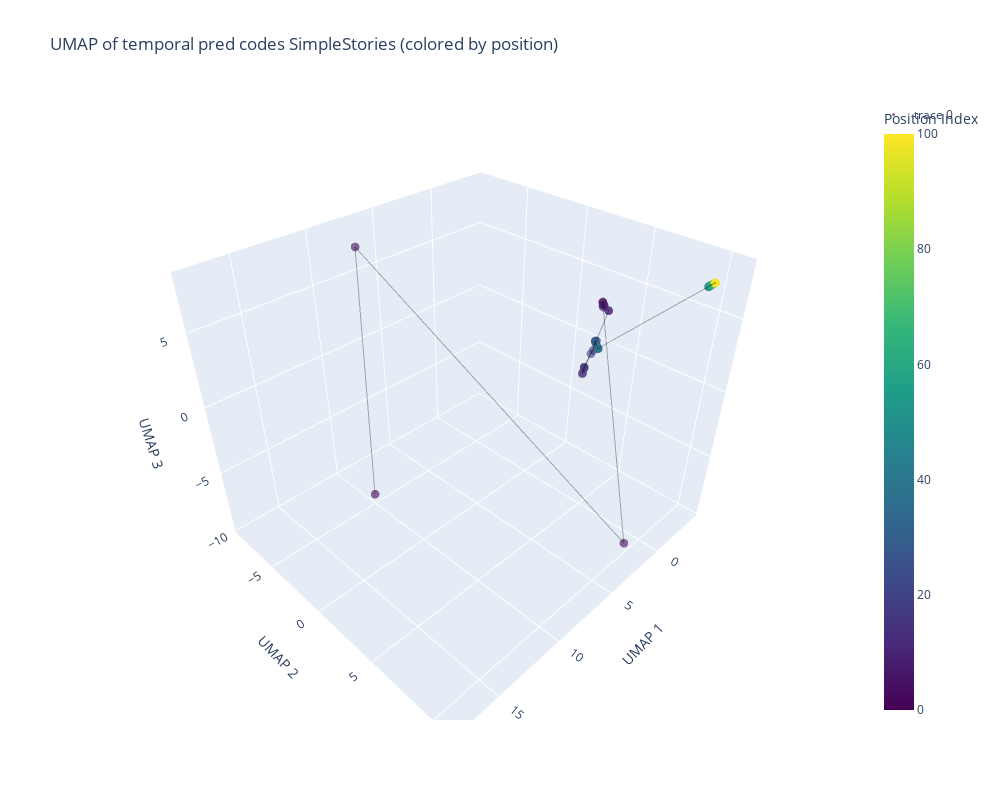

Notebook code cell kept with this figure:
### Code cell
# Create trace data
traces = []

if n_dims == 2:
    # 2D plot
    traces.append(
        go.Scatter(
            x=embedding_flat[:, 0],
            y=embedding_flat[:, 1],
            mode="markers",
            marker=dict(
                size=8,
                color=pos_labels_flat,
                colorscale="Viridis",
                showscale=True,
                colorbar=dict(title="Position Index"),
                opacity=0.6,
            ),
            text=hover_texts,
            hovertemplate="%{text}<br>UMAP1: %{x:.2f}<br>UMAP2: %{y:.2f}<extra></extra>",
        )
    )

    # Add sequence connection lines
    if CONNECT_SEQUENCES is not None:
        # Determine which sequences to connect
        if isinstance(CONNECT_SEQUENCES, list):
            sequences_to_connect = CONNECT_SEQUENCES
        else:
            # If not a list (e.g., True), connect all sequences
            sequences_to_connect = range(batch_size)

        for b in sequences_to_connect:
            if b < batch_size:  # Validate index
                traces.append(
                    go.Scatter(
                        x=embedding[b, :, 0],
                        y=embedding[b, :, 1],
                        mode="lines",
                        line=dict(color="black", width=2),
                        opacity=0.3,
                        showlegend=False,
                        hoverinfo="skip",
                    )
                )

    # Create interactive 2D plot
    fig = go.Figure(data=traces)

    fig.update_layout(
        title=f"{title_prefix} (colored by position)",
        xaxis_title="UMAP 1",
        yaxis_title="UMAP 2",
        width=1000,
        height=800,
    )

elif n_dims == 3:
    # 3D plot
    traces.append(
        go.Scatter3d(
            x=embedding_flat[:, 0],
            y=embedding_flat[:, 1],
            z=embedding_flat[:, 2],
            mode="markers",
            marker=dict(
                size=3,
                color=pos_labels_flat,
                colorscale="Viridis",
                showscale=True,
                colorbar=dict(title="Position Index"),
                opacity=0.6,
            ),
            text=hover_texts,
            hovertemplate="%{text}<br>UMAP1: %{x:.2f}<br>UMAP2: %{y:.2f}<br>UMAP3: %{z:.2f}<extra></extra>",
        )
    )

    # Add sequence connection lines
    if CONNECT_SEQUENCES is not None:
        # Determine which sequences to connect
        if isinstance(CONNECT_SEQUENCES, list):
            sequences_to_connect = CONNECT_SEQUENCES
        else:
            # If not a list (e.g., True), connect all sequences
            sequences_to_connect = range(batch_size)

        for b in sequences_to_connect:
            if b < batch_size:  # Validate index
                traces.append(
                    go.Scatter3d(
                        x=embedding[b, :, 0],
                        y=embedding[b, :, 1],
                        z=embedding[b, :, 2],
                        mode="lines",
                        line=dict(color="black", width=2),
                        opacity=0.3,
                        showlegend=False,
                        hoverinfo="skip",
                    )
                )

    # Create interactive 3D plot
    fig = go.Figure(data=traces)

    fig.update_layout(
        title=f"{title_prefix} (colored by position)",
        scene=dict(xaxis_title="UMAP 1", yaxis_title="UMAP 2", zaxis_title="UMAP 3"),
        width=1000,
        height=800,
    )

else:
    raise ValueError(f"n_dims must be 2 or 3, got {n_dims}")

fig.show()

### Figure 1 — Plotly figure (JSON) as saved in the notebook; plotly's stock layout.template omitted (floating-point values rounded to 4 significant figures)
{"data": [{"hovertemplate": "%{text}<br>UMAP1: %{x:.2f}<br>UMAP2: %{y:.2f}<br>UMAP3: %{z:.2f}<extra></extra>", "marker": {"color": [0, 1, 2, 3, 4, 5, 6, 7, 8, 9, 10, 11, 12, 13, 14, 15, 16, 17, 18, 19, 20, 21, 22, 23, 24, 25, 26, 27, 28, 29, 30, 31, 32, 33, 34, 35, 36, 37, 38, 39, 40, 41, 42, 43, 44, 45, 46, 47, 48, 49, 50, 51, 52, 53, 54, 55, 56, 57, 58, 59, 60, 61, 62, 63, 64, 65, 66, 67, 68, 69, 70, 71, 72, 73, 74, 75, 76, 77, 78, 79, 80, 81, 82, 83, 84, 85, 86, 87, 88, 89, 90, 91, 92, 93, 94, 95, 96, 97, 98, 100], "colorbar": {"title": {"text": "Position Index"}}, "colorscale": [[0, "#440154"], [0.1111, "#482878"], [0.2222, "#3e4989"], [0.3333, "#31688e"], [0.4444, "#26828e"], [0.5556, "#1f9e89"], [0.6667, "#35b779"], [0.7778, "#6ece58"], [0.8889, "#b5de2b"], [1, "#fde725"]], "opacity": 0.6, "showscale": true, "size": 3}, "mode": "markers", "text": ["Position: 0<br>Story: <b><bos></b>", "Position: 1<br>Story: <bos><b>Rain</b>", "Position: 2<br>Story: <bos>Rain<b> poured</b>", "Position: 3<br>Story: <bos>Rain poured<b> down</b>", "Position: 4<br>Story: <bos>Rain poured down<b> on</b>", "Position: 5<br>Story: <bos>Rain poured down on<b> the</b>", "Position: 6<br>Story: <bos>Rain poured down on the<b> tiny</b>", "Position: 7<br>Story: <bos>Rain poured down on the tiny<b> town</b>", "Position: 8<br>Story: <bos>Rain poured down on the tiny town<b>,</b>", "Position: 9<br>Story: <bos>Rain poured down on the tiny town,<b> and</b>", "Position: 10<br>Story: <bos>Rain poured down on the tiny town, and<b> I</b>", "Position: 11<br>Story: <bos>Rain poured down on the tiny town, and I<b> watched</b>", "Position: 12<br>Story: <bos>Rain poured down on the tiny town, and I watched<b> from</b>", "Position: 13<br>Story: <bos>Rain poured down on the tiny town, and I watched from<b> my</b>", "Position: 14<br>Story: <bos>Rain poured down on the tiny town, and I watched from my<b> secret</b>", "Position: 15<br>Story: <bos>Rain poured down on the tiny town, and I watched from my secret<br><b> lair</b>", "Position: 16<br>Story: <bos>Rain poured down on the tiny town, and I watched from my secret<br> lair<b>.</b>", "Position: 17<br>Story: <bos>Rain poured down on the tiny town, and I watched from my secret<br> lair.<b> I</b>", "Position: 18<br>Story: <bos>Rain poured down on the tiny town, and I watched from my secret<br> lair. I<b>,</b>", "Position: 19<br>Story: <bos>Rain poured down on the tiny town, and I watched from my secret<br> lair. I,<b> a</b>", "Position: 20<br>Story: <bos>Rain poured down on the tiny town, and I watched from my secret<br> lair. I, a<b> master</b>", "Position: 21<br>Story: <bos>Rain poured down on the tiny town, and I watched from my secret<br> lair. I, a master<b> of</b>", "Position: 22<br>Story: <bos>Rain poured down on the tiny town, and I watched from my secret<br> lair. I, a master of<b> evil</b>", "Position: 23<br>Story: <bos>Rain poured down on the tiny town, and I watched from my secret<br> lair. I, a master of evil<b>,</b>", "Position: 24<br>Story: <bos>Rain poured down on the tiny town, and I watched from my secret<br> lair. I, a master of evil,<b> had</b>", "Position: 25<br>Story: <bos>Rain poured down on the tiny town, and I watched from my secret<br> lair. I, a master of evil, had<b> an</b>", "Position: 26<br>Story: <bos>Rain poured down on the tiny town, and I watched from my secret<br> lair. I, a master of evil, had an<b> idea</b>", "Position: 27<br>Story: <bos>Rain poured down on the tiny town, and I watched from my secret<br> lair. I, a master of evil, had an idea<b> brewing</b>", "Position: 28<br>Story: <bos>Rain poured down on the tiny town, and I watched from my secret<br> lair. I, a master of evil, had an idea brewing<b> in</b>", "Position: 29<br>Story: <bos>Rain poured down on the tiny town, and I watched from my secret<br> lair. I, a master of evil, had an idea brewing in<b> my</b>", "Position: 30<br>Story: <bos>Rain poured down on the tiny town, and I watched from my secret<br> lair. I, a master of evil, had an idea brewing in my<br><b> mind</b>", "Position: 31<br>Story: <bos>Rain poured down on the tiny town, and I watched from my secret<br> lair. I, a master of evil, had an idea brewing in my<br> mind<b>.</b>", "Position: 32<br>Story: <bos>Rain poured down on the tiny town, and I watched from my secret<br> lair. I, a master of evil, had an idea brewing in my<br> mind.<b> \"</b>", "Position: 33<br>Story: <bos>Rain poured down on the tiny town, and I watched from my secret<br> lair. I, a master of evil, had an idea brewing in my<br> mind. \"<b>Today</b>", "Position: 34<br>Story: <bos>Rain poured down on the tiny town, and I watched from my secret<br> lair. I, a master of evil, had an idea brewing in my<br> mind. \"Today<b>,</b>", "Position: 35<br>Story: <bos>Rain poured down on the tiny town, and I watched from my secret<br> lair. I, a master of evil, had an idea brewing in my<br> mind. \"Today,<b> I</b>", "Position: 36<br>Story: <bos>Rain poured down on the tiny town, and I watched from my secret<br> lair. I, a master of evil, had an idea brewing in my<br> mind. \"Today, I<b> will</b>", "Position: 37<br>Story: <bos>Rain poured down on the tiny town, and I watched from my secret<br> lair. I, a master of evil, had an idea brewing in my<br> mind. \"Today, I will<b> flood</b>", "Position: 38<br>Story: <bos>Rain poured down on the tiny town, and I watched from my secret<br> lair. I, a master of evil, had an idea brewing in my<br> mind. \"Today, I will flood<b> the</b>", "Position: 39<br>Story: <bos>Rain poured down on the tiny town, and I watched from my secret<br> lair. I, a master of evil, had an idea brewing in my<br> mind. \"Today, I will flood the<b> town</b>", "Position: 40<br>Story: <bos>Rain poured down on the tiny town, and I watched from my secret<br> lair. I, a master of evil, had an idea brewing in my<br> mind. \"Today, I will flood the town<b>!\"</b>", "Position: 41<br>Story: <bos>Rain poured down on the tiny town, and I watched from my secret<br> lair. I, a master of evil, had an idea brewing in my<br> mind. \"Today, I will flood the town!\"<b> I</b>", "Position: 42<br>Story: <bos>Rain poured down on the tiny town, and I watched from my secret<br> lair. I, a master of evil, had an idea brewing in my<br> mind. \"Today, I will flood the town!\" I<b> chuckled</b>", "Position: 43<br>Story: <bos>Rain poured down on the tiny town, and I watched from my secret<br> lair. I, a master of evil, had an idea brewing in my<br> mind. \"Today, I will flood the town!\" I chuckled<b> wicked</b>", "Position: 44<br>Story: <bos>Rain poured down on the tiny town, and I watched from my secret<br> lair. I, a master of evil, had an idea brewing in my<br> mind. \"Today, I will flood the town!\" I chuckled wicked<b>ly</b>", "Position: 45<br>Story: <bos>Rain poured down on the tiny town, and I watched from my secret<br> lair. I, a master of evil, had an idea brewing in my<br> mind. \"Today, I will flood the town!\" I chuckled wickedly<br><b>.</b>", "Position: 46<br>Story: <bos>Rain poured down on the tiny town, and I watched from my secret<br> lair. I, a master of evil, had an idea brewing in my<br> mind. \"Today, I will flood the town!\" I chuckled wickedly<br>.<b> My</b>", "Position: 47<br>Story: <bos>Rain poured down on the tiny town, and I watched from my secret<br> lair. I, a master of evil, had an idea brewing in my<br> mind. \"Today, I will flood the town!\" I chuckled wickedly<br>. My<b> friend</b>", "Position: 48<br>Story: <bos>Rain poured down on the tiny town, and I watched from my secret<br> lair. I, a master of evil, had an idea brewing in my<br> mind. \"Today, I will flood the town!\" I chuckled wickedly<br>. My friend<b>,</b>", "Position: 49<br>Story: <bos>Rain poured down on the tiny town, and I watched from my secret<br> lair. I, a master of evil, had an idea brewing in my<br> mind. \"Today, I will flood the town!\" I chuckled wickedly<br>. My friend,<b> Samuel</b>", "Position: 50<br>Story: <bos>Rain poured down on the tiny town, and I watched from my secret<br> lair. I, a master of evil, had an idea brewing in my<br> mind. \"Today, I will flood the town!\" I chuckled wickedly<br>. My friend, Samuel<b>,</b>", "Position: 51<br>Story: <bos>Rain poured down on the tiny town, and I watched from my secret<br> lair. I, a master of evil, had an idea brewing in my<br> mind. \"Today, I will flood the town!\" I chuckled wickedly<br>. My friend, Samuel,<b> was</b>", "Position: 52<br>Story: <bos>Rain poured down on the tiny town, and I watched from my secret<br> lair. I, a master of evil, had an idea brewing in my<br> mind. \"Today, I will flood the town!\" I chuckled wickedly<br>. My friend, Samuel, was<b> completely</b>", "Position: 53<br>Story: <bos>Rain poured down on the tiny town, and I watched from my secret<br> lair. I, a master of evil, had an idea brewing in my<br> mind. \"Today, I will flood the town!\" I chuckled wickedly<br>. My friend, Samuel, was completely<b> oblivious</b>", "Position: 54<br>Story: <bos>Rain poured down on the tiny town, and I watched from my secret<br> lair. I, a master of evil, had an idea brewing in my<br> mind. \"Today, I will flood the town!\" I chuckled wickedly<br>. My friend, Samuel, was completely oblivious<b>.</b>", "Position: 55<br>Story: <bos>Rain poured down on the tiny town, and I watched from my secret<br> lair. I, a master of evil, had an idea brewing in my<br> mind. \"Today, I will flood the town!\" I chuckled wickedly<br>. My friend, Samuel, was completely oblivious.<b> He</b>", "Position: 56<br>Story: <bos>Rain poured down on the tiny town, and I watched from my secret<br> lair. I, a master of evil, had an idea brewing in my<br> mind. \"Today, I will flood the town!\" I chuckled wickedly<br>. My friend, Samuel, was completely oblivious. He<b> stood</b>", "Position: 57<br>Story: <bos>Rain poured down on the tiny town, and I watched from my secret<br> lair. I, a master of evil, had an idea brewing in my<br> mind. \"Today, I will flood the town!\" I chuckled wickedly<br>. My friend, Samuel, was completely oblivious. He stood<b> in</b>", "Position: 58<br>Story: <bos>Rain poured down on the tiny town, and I watched from my secret<br> lair. I, a master of evil, had an idea brewing in my<br> mind. \"Today, I will flood the town!\" I chuckled wickedly<br>. My friend, Samuel, was completely oblivious. He stood in<b> the</b>", "Position: 59<br>Story: <bos>Rain poured down on the tiny town, and I watched from my secret<br> lair. I, a master of evil, had an idea brewing in my<br> mind. \"Today, I will flood the town!\" I chuckled wickedly<br>. My friend, Samuel, was completely oblivious. He stood in the<b> rain</b>", "Position: 60<br>Story: <bos>Rain poured down on the tiny town, and I watched from my secret<br> lair. I, a master of evil, had an idea brewing in my<br> mind. \"Today, I will flood the town!\" I chuckled wickedly<br>. My friend, Samuel, was completely oblivious. He stood in the rain<br><b>,</b>", "Position: 61<br>Story: <bos>Rain poured down on the tiny town, and I watched from my secret<br> lair. I, a master of evil, had an idea brewing in my<br> mind. \"Today, I will flood the town!\" I chuckled wickedly<br>. My friend, Samuel, was completely oblivious. He stood in the rain<br>,<b> trying</b>", "Position: 62<br>Story: <bos>Rain poured down on the tiny town, and I watched from my secret<br> lair. I, a master of evil, had an idea brewing in my<br> mind. \"Today, I will flood the town!\" I chuckled wickedly<br>. My friend, Samuel, was completely oblivious. He stood in the rain<br>, trying<b> to</b>", "Position: 63<br>Story: <bos>Rain poured down on the tiny town, and I watched from my secret<br> lair. I, a master of evil, had an idea brewing in my<br> mind. \"Today, I will flood the town!\" I chuckled wickedly<br>. My friend, Samuel, was completely oblivious. He stood in the rain<br>, trying to<b> make</b>", "Position: 64<br>Story: <bos>Rain poured down on the tiny town, and I watched from my secret<br> lair. I, a master of evil, had an idea brewing in my<br> mind. \"Today, I will flood the town!\" I chuckled wickedly<br>. My friend, Samuel, was completely oblivious. He stood in the rain<br>, trying to make<b> paper</b>", "Position: 65<br>Story: <bos>Rain poured down on the tiny town, and I watched from my secret<br> lair. I, a master of evil, had an idea brewing in my<br> mind. \"Today, I will flood the town!\" I chuckled wickedly<br>. My friend, Samuel, was completely oblivious. He stood in the rain<br>, trying to make paper<b> boats</b>", "Position: 66<br>Story: <bos>Rain poured down on the tiny town, and I watched from my secret<br> lair. I, a master of evil, had an idea brewing in my<br> mind. \"Today, I will flood the town!\" I chuckled wickedly<br>. My friend, Samuel, was completely oblivious. He stood in the rain<br>, trying to make paper boats<b>.</b>", "Position: 67<br>Story: <bos>Rain poured down on the tiny town, and I watched from my secret<br> lair. I, a master of evil, had an idea brewing in my<br> mind. \"Today, I will flood the town!\" I chuckled wickedly<br>. My friend, Samuel, was completely oblivious. He stood in the rain<br>, trying to make paper boats.<b> \"</b>", "Position: 68<br>Story: <bos>Rain poured down on the tiny town, and I watched from my secret<br> lair. I, a master of evil, had an idea brewing in my<br> mind. \"Today, I will flood the town!\" I chuckled wickedly<br>. My friend, Samuel, was completely oblivious. He stood in the rain<br>, trying to make paper boats. \"<b>Look</b>", "Position: 69<br>Story: <bos>Rain poured down on the tiny town, and I watched from my secret<br> lair. I, a master of evil, had an idea brewing in my<br> mind. \"Today, I will flood the town!\" I chuckled wickedly<br>. My friend, Samuel, was completely oblivious. He stood in the rain<br>, trying to make paper boats. \"Look<b>!</b>", "Position: 70<br>Story: <bos>Rain poured down on the tiny town, and I watched from my secret<br> lair. I, a master of evil, had an idea brewing in my<br> mind. \"Today, I will flood the town!\" I chuckled wickedly<br>. My friend, Samuel, was completely oblivious. He stood in the rain<br>, trying to make paper boats. \"Look!<b> They</b>", "Position: 71<br>Story: <bos>Rain poured down on the tiny town, and I watched from my secret<br> lair. I, a master of evil, had an idea brewing in my<br> mind. \"Today, I will flood the town!\" I chuckled wickedly<br>. My friend, Samuel, was completely oblivious. He stood in the rain<br>, trying to make paper boats. \"Look! They<b> float</b>", "Position: 72<br>Story: <bos>Rain poured down on the tiny town, and I watched from my secret<br> lair. I, a master of evil, had an idea brewing in my<br> mind. \"Today, I will flood the town!\" I chuckled wickedly<br>. My friend, Samuel, was completely oblivious. He stood in the rain<br>, trying to make paper boats. \"Look! They float<b>!\"</b>", "Position: 73<br>Story: <bos>Rain poured down on the tiny town, and I watched from my secret<br> lair. I, a master of evil, had an idea brewing in my<br> mind. \"Today, I will flood the town!\" I chuckled wickedly<br>. My friend, Samuel, was completely oblivious. He stood in the rain<br>, trying to make paper boats. \"Look! They float!\"<b> he</b>", "Position: 74<br>Story: <bos>Rain poured down on the tiny town, and I watched from my secret<br> lair. I, a master of evil, had an idea brewing in my<br> mind. \"Today, I will flood the town!\" I chuckled wickedly<br>. My friend, Samuel, was completely oblivious. He stood in the rain<br>, trying to make paper boats. \"Look! They float!\" he<b> yelled</b>", "Position: 75<br>Story: <bos>Rain poured down on the tiny town, and I watched from my secret<br> lair. I, a master of evil, had an idea brewing in my<br> mind. \"Today, I will flood the town!\" I chuckled wickedly<br>. My friend, Samuel, was completely oblivious. He stood in the rain<br>, trying to make paper boats. \"Look! They float!\" he yelled<br><b>,</b>", "Position: 76<br>Story: <bos>Rain poured down on the tiny town, and I watched from my secret<br> lair. I, a master of evil, had an idea brewing in my<br> mind. \"Today, I will flood the town!\" I chuckled wickedly<br>. My friend, Samuel, was completely oblivious. He stood in the rain<br>, trying to make paper boats. \"Look! They float!\" he yelled<br>,<b> splashing</b>", "Position: 77<br>Story: <bos>Rain poured down on the tiny town, and I watched from my secret<br> lair. I, a master of evil, had an idea brewing in my<br> mind. \"Today, I will flood the town!\" I chuckled wickedly<br>. My friend, Samuel, was completely oblivious. He stood in the rain<br>, trying to make paper boats. \"Look! They float!\" he yelled<br>, splashing<b> around</b>", "Position: 78<br>Story: <bos>Rain poured down on the tiny town, and I watched from my secret<br> lair. I, a master of evil, had an idea brewing in my<br> mind. \"Today, I will flood the town!\" I chuckled wickedly<br>. My friend, Samuel, was completely oblivious. He stood in the rain<br>, trying to make paper boats. \"Look! They float!\" he yelled<br>, splashing around<b>.</b>", "Position: 79<br>Story: <bos>Rain poured down on the tiny town, and I watched from my secret<br> lair. I, a master of evil, had an idea brewing in my<br> mind. \"Today, I will flood the town!\" I chuckled wickedly<br>. My friend, Samuel, was completely oblivious. He stood in the rain<br>, trying to make paper boats. \"Look! They float!\" he yelled<br>, splashing around.<b>\\n</b>", "Position: 80<br>Story: <bos>Rain poured down on the tiny town, and I watched from my secret<br> lair. I, a master of evil, had an idea brewing in my<br> mind. \"Today, I will flood the town!\" I chuckled wickedly<br>. My friend, Samuel, was completely oblivious. He stood in the rain<br>, trying to make paper boats. \"Look! They float!\" he yelled<br>, splashing around.\\n<b>\"</b>", "Position: 81<br>Story: <bos>Rain poured down on the tiny town, and I watched from my secret<br> lair. I, a master of evil, had an idea brewing in my<br> mind. \"Today, I will flood the town!\" I chuckled wickedly<br>. My friend, Samuel, was completely oblivious. He stood in the rain<br>, trying to make paper boats. \"Look! They float!\" he yelled<br>, splashing around.\\n\"<b>Float</b>", "Position: 82<br>Story: <bos>Rain poured down on the tiny town, and I watched from my secret<br> lair. I, a master of evil, had an idea brewing in my<br> mind. \"Today, I will flood the town!\" I chuckled wickedly<br>. My friend, Samuel, was completely oblivious. He stood in the rain<br>, trying to make paper boats. \"Look! They float!\" he yelled<br>, splashing around.\\n\"Float<b>?</b>", "Position: 83<br>Story: <bos>Rain poured down on the tiny town, and I watched from my secret<br> lair. I, a master of evil, had an idea brewing in my<br> mind. \"Today, I will flood the town!\" I chuckled wickedly<br>. My friend, Samuel, was completely oblivious. He stood in the rain<br>, trying to make paper boats. \"Look! They float!\" he yelled<br>, splashing around.\\n\"Float?<b> They</b>", "Position: 84<br>Story: <bos>Rain poured down on the tiny town, and I watched from my secret<br> lair. I, a master of evil, had an idea brewing in my<br> mind. \"Today, I will flood the town!\" I chuckled wickedly<br>. My friend, Samuel, was completely oblivious. He stood in the rain<br>, trying to make paper boats. \"Look! They float!\" he yelled<br>, splashing around.\\n\"Float? They<b> will</b>", "Position: 85<br>Story: <bos>Rain poured down on the tiny town, and I watched from my secret<br> lair. I, a master of evil, had an idea brewing in my<br> mind. \"Today, I will flood the town!\" I chuckled wickedly<br>. My friend, Samuel, was completely oblivious. He stood in the rain<br>, trying to make paper boats. \"Look! They float!\" he yelled<br>, splashing around.\\n\"Float? They will<b> sink</b>", "Position: 86<br>Story: <bos>Rain poured down on the tiny town, and I watched from my secret<br> lair. I, a master of evil, had an idea brewing in my<br> mind. \"Today, I will flood the town!\" I chuckled wickedly<br>. My friend, Samuel, was completely oblivious. He stood in the rain<br>, trying to make paper boats. \"Look! They float!\" he yelled<br>, splashing around.\\n\"Float? They will sink<b>!\"</b>", "Position: 87<br>Story: <bos>Rain poured down on the tiny town, and I watched from my secret<br> lair. I, a master of evil, had an idea brewing in my<br> mind. \"Today, I will flood the town!\" I chuckled wickedly<br>. My friend, Samuel, was completely oblivious. He stood in the rain<br>, trying to make paper boats. \"Look! They float!\" he yelled<br>, splashing around.\\n\"Float? They will sink!\"<b> I</b>", "Position: 88<br>Story: <bos>Rain poured down on the tiny town, and I watched from my secret<br> lair. I, a master of evil, had an idea brewing in my<br> mind. \"Today, I will flood the town!\" I chuckled wickedly<br>. My friend, Samuel, was completely oblivious. He stood in the rain<br>, trying to make paper boats. \"Look! They float!\" he yelled<br>, splashing around.\\n\"Float? They will sink!\" I<b> said</b>", "Position: 89<br>Story: <bos>Rain poured down on the tiny town, and I watched from my secret<br> lair. I, a master of evil, had an idea brewing in my<br> mind. \"Today, I will flood the town!\" I chuckled wickedly<br>. My friend, Samuel, was completely oblivious. He stood in the rain<br>, trying to make paper boats. \"Look! They float!\" he yelled<br>, splashing around.\\n\"Float? They will sink!\" I said<b> with</b>", "Position: 90<br>Story: <bos>Rain poured down on the tiny town, and I watched from my secret<br> lair. I, a master of evil, had an idea brewing in my<br> mind. \"Today, I will flood the town!\" I chuckled wickedly<br>. My friend, Samuel, was completely oblivious. He stood in the rain<br>, trying to make paper boats. \"Look! They float!\" he yelled<br>, splashing around.\\n\"Float? They will sink!\" I said with<br><b> a</b>", "Position: 91<br>Story: <bos>Rain poured down on the tiny town, and I watched from my secret<br> lair. I, a master of evil, had an idea brewing in my<br> mind. \"Today, I will flood the town!\" I chuckled wickedly<br>. My friend, Samuel, was completely oblivious. He stood in the rain<br>, trying to make paper boats. \"Look! They float!\" he yelled<br>, splashing around.\\n\"Float? They will sink!\" I said with<br> a<b> smirk</b>", "Position: 92<br>Story: <bos>Rain poured down on the tiny town, and I watched from my secret<br> lair. I, a master of evil, had an idea brewing in my<br> mind. \"Today, I will flood the town!\" I chuckled wickedly<br>. My friend, Samuel, was completely oblivious. He stood in the rain<br>, trying to make paper boats. \"Look! They float!\" he yelled<br>, splashing around.\\n\"Float? They will sink!\" I said with<br> a smirk<b>.</b>", "Position: 93<br>Story: <bos>Rain poured down on the tiny town, and I watched from my secret<br> lair. I, a master of evil, had an idea brewing in my<br> mind. \"Today, I will flood the town!\" I chuckled wickedly<br>. My friend, Samuel, was completely oblivious. He stood in the rain<br>, trying to make paper boats. \"Look! They float!\" he yelled<br>, splashing around.\\n\"Float? They will sink!\" I said with<br> a smirk.<b> Samuel</b>", "Position: 94<br>Story: <bos>Rain poured down on the tiny town, and I watched from my secret<br> lair. I, a master of evil, had an idea brewing in my<br> mind. \"Today, I will flood the town!\" I chuckled wickedly<br>. My friend, Samuel, was completely oblivious. He stood in the rain<br>, trying to make paper boats. \"Look! They float!\" he yelled<br>, splashing around.\\n\"Float? They will sink!\" I said with<br> a smirk. Samuel<b> just</b>", "Position: 95<br>Story: <bos>Rain poured down on the tiny town, and I watched from my secret<br> lair. I, a master of evil, had an idea brewing in my<br> mind. \"Today, I will flood the town!\" I chuckled wickedly<br>. My friend, Samuel, was completely oblivious. He stood in the rain<br>, trying to make paper boats. \"Look! They float!\" he yelled<br>, splashing around.\\n\"Float? They will sink!\" I said with<br> a smirk. Samuel just<b> smiled</b>", "Position: 96<br>Story: <bos>Rain poured down on the tiny town, and I watched from my secret<br> lair. I, a master of evil, had an idea brewing in my<br> mind. \"Today, I will flood the town!\" I chuckled wickedly<br>. My friend, Samuel, was completely oblivious. He stood in the rain<br>, trying to make paper boats. \"Look! They float!\" he yelled<br>, splashing around.\\n\"Float? They will sink!\" I said with<br> a smirk. Samuel just smiled<b> wider</b>", "Position: 97<br>Story: <bos>Rain poured down on the tiny town, and I watched from my secret<br> lair. I, a master of evil, had an idea brewing in my<br> mind. \"Today, I will flood the town!\" I chuckled wickedly<br>. My friend, Samuel, was completely oblivious. He stood in the rain<br>, trying to make paper boats. \"Look! They float!\" he yelled<br>, splashing around.\\n\"Float? They will sink!\" I said with<br> a smirk. Samuel just smiled wider<b>.</b>", "Position: 98<br>Story: <bos>Rain poured down on the tiny town, and I watched from my secret<br> lair. I, a master of evil, had an idea brewing in my<br> mind. \"Today, I will flood the town!\" I chuckled wickedly<br>. My friend, Samuel, was completely oblivious. He stood in the rain<br>, trying to make paper boats. \"Look! They float!\" he yelled<br>, splashing around.\\n\"Float? They will sink!\" I said with<br> a smirk. Samuel just smiled wider.<b> \"</b>", "Position: 100<br>Story: <bos>Rain poured down on the tiny town, and I watched from my secret<br> lair. I, a master of evil, had an idea brewing in my<br> mind. \"Today, I will flood the town!\" I chuckled wickedly<br>. My friend, Samuel, was completely oblivious. He stood in the rain<br>, trying to make paper boats. \"Look! They float!\" he yelled<br>, splashing around.\\n\"Float? They will sink!\" I said with<br> a smirk. Samuel just smiled wider. \"Then"], "type": "scatter3d", "x": [17.73, 7.014, 1.448, -4.074, -4.048, -3.988, -3.968, -3.955, -3.894, -3.657, -3.642, -1.69, 0.04033, -0.03194, -0.374, -0.3858, -0.4201, -0.8535, -1.118, 2.15, 2.161, 2.164, 2.165, 2.166, 2.162, 2.165, 2.166, 2.163, 2.172, 2.174, 2.171, 2.167, 2.185, 2.244, 2.345, 2.346, 2.337, 2.33, -1.52, -1.521, -1.52, -1.525, -1.524, -1.52, -1.526, -1.527, -1.529, -1.524, -1.562, -1.565, -1.56, -1.562, -1.56, -1.579, -1.596, -1.6, -1.602, -1.605, -1.607, -1.584, -1.607, -1.608, -1.612, -1.62, -1.619, -1.629, -1.629, -1.631, -1.633, -1.637, -1.641, -1.638, -1.638, -1.638, -1.639, -1.639, -1.639, -1.641, -1.64, -1.648, -1.65, -1.643, -1.645, -1.646, -1.646, -1.649, -1.649, -1.656, -1.661, -1.662, -1.659, -1.661, -1.662, -1.66, -1.661, -1.663, -1.661, -1.662, -1.661, -1.66], "y": [5.867, -8.755, 9.787, 2.388, 2.406, 2.567, 2.543, 2.503, 2.572, 3.157, 3.208, 3.836, 4.229, 4.2, 4.033, 4.029, 4.007, 4.099, 4.056, 6.343, 6.351, 6.355, 6.357, 6.358, 6.35, 6.357, 6.357, 6.349, 6.368, 6.372, 6.367, 6.355, 6.399, 6.534, 6.728, 6.711, 6.707, 6.704, 10.57, 10.58, 10.58, 10.58, 10.58, 10.58, 10.58, 10.58, 10.59, 10.58, 10.63, 10.63, 10.63, 10.63, 10.62, 10.64, 10.69, 10.7, 10.7, 10.71, 10.71, 10.6, 10.71, 10.71, 10.73, 10.75, 10.75, 10.77, 10.78, 10.78, 10.78, 10.8, 10.81, 10.8, 10.8, 10.8, 10.81, 10.8, 10.8, 10.81, 10.81, 10.82, 10.82, 10.81, 10.81, 10.81, 10.82, 10.82, 10.82, 10.83, 10.84, 10.84, 10.84, 10.84, 10.84, 10.84, 10.84, 10.84, 10.84, 10.84, 10.84, 10.84], "z": [2.413, 6.82, -9.575, 3.06, 3.029, 2.945, 2.947, 2.902, 2.824, 2.883, 2.877, 1.741, 0.227, 0.2543, 0.415, 0.3769, 0.4232, 1.249, 1.358, 4.283, 4.288, 4.291, 4.293, 4.29, 4.303, 4.292, 4.295, 4.304, 4.274, 4.273, 4.289, 4.294, 4.229, 4.129, 4.04, 4.049, 4.055, 4.046, 7.822, 7.824, 7.822, 7.829, 7.828, 7.823, 7.831, 7.832, 7.835, 7.829, 7.882, 7.887, 7.88, 7.881, 7.878, 7.901, 7.948, 7.954, 7.959, 7.968, 7.972, 7.873, 7.972, 7.972, 7.985, 8.008, 8.007, 8.033, 8.036, 8.039, 8.042, 8.062, 8.074, 8.064, 8.064, 8.063, 8.064, 8.063, 8.061, 8.064, 8.064, 8.074, 8.078, 8.068, 8.071, 8.071, 8.072, 8.076, 8.076, 8.088, 8.095, 8.096, 8.094, 8.096, 8.097, 8.094, 8.097, 8.099, 8.097, 8.099, 8.099, 8.096]}, {"hoverinfo": "skip", "line": {"color": "black", "width": 2}, "mode": "lines", "opacity": 0.3, "showlegend": false, "type": "scatter3d", "x": [17.73, 7.014, 1.448, -4.074, -4.048, -3.988, -3.968, -3.955, -3.894, -3.657, -3.642, -1.69, 0.04033, -0.03194, -0.374, -0.3858, -0.4201, -0.8535, -1.118, 2.15, 2.161, 2.164, 2.165, 2.166, 2.162, 2.165, 2.166, 2.163, 2.172, 2.174, 2.171, 2.167, 2.185, 2.244, 2.345, 2.346, 2.337, 2.33, -1.52, -1.521, -1.52, -1.525, -1.524, -1.52, -1.526, -1.527, -1.529, -1.524, -1.562, -1.565, -1.56, -1.562, -1.56, -1.579, -1.596, -1.6, -1.602, -1.605, -1.607, -1.584, -1.607, -1.608, -1.612, -1.62, -1.619, -1.629, -1.629, -1.631, -1.633, -1.637, -1.641, -1.638, -1.638, -1.638, -1.639, -1.639, -1.639, -1.641, -1.64, -1.648, -1.65, -1.643, -1.645, -1.646, -1.646, -1.649, -1.649, -1.656, -1.661, -1.662, -1.659, -1.661, -1.662, -1.66, -1.661, -1.663, -1.661, -1.662, -1.661, -1.66], "y": [5.867, -8.755, 9.787, 2.388, 2.406, 2.567, 2.543, 2.503, 2.572, 3.157, 3.208, 3.836, 4.229, 4.2, 4.033, 4.029, 4.007, 4.099, 4.056, 6.343, 6.351, 6.355, 6.357, 6.358, 6.35, 6.357, 6.357, 6.349, 6.368, 6.372, 6.367, 6.355, 6.399, 6.534, 6.728, 6.711, 6.707, 6.704, 10.57, 10.58, 10.58, 10.58, 10.58, 10.58, 10.58, 10.58, 10.59, 10.58, 10.63, 10.63, 10.63, 10.63, 10.62, 10.64, 10.69, 10.7, 10.7, 10.71, 10.71, 10.6, 10.71, 10.71, 10.73, 10.75, 10.75, 10.77, 10.78, 10.78, 10.78, 10.8, 10.81, 10.8, 10.8, 10.8, 10.81, 10.8, 10.8, 10.81, 10.81, 10.82, 10.82, 10.81, 10.81, 10.81, 10.82, 10.82, 10.82, 10.83, 10.84, 10.84, 10.84, 10.84, 10.84, 10.84, 10.84, 10.84, 10.84, 10.84, 10.84, 10.84], "z": [2.413, 6.82, -9.575, 3.06, 3.029, 2.945, 2.947, 2.902, 2.824, 2.883, 2.877, 1.741, 0.227, 0.2543, 0.415, 0.3769, 0.4232, 1.249, 1.358, 4.283, 4.288, 4.291, 4.293, 4.29, 4.303, 4.292, 4.295, 4.304, 4.274, 4.273, 4.289, 4.294, 4.229, 4.129, 4.04, 4.049, 4.055, 4.046, 7.822, 7.824, 7.822, 7.829, 7.828, 7.823, 7.831, 7.832, 7.835, 7.829, 7.882, 7.887, 7.88, 7.881, 7.878, 7.901, 7.948, 7.954, 7.959, 7.968, 7.972, 7.873, 7.972, 7.972, 7.985, 8.008, 8.007, 8.033, 8.036, 8.039, 8.042, 8.062, 8.074, 8.064, 8.064, 8.063, 8.064, 8.063, 8.061, 8.064, 8.064, 8.074, 8.078, 8.068, 8.071, 8.071, 8.072, 8.076, 8.076, 8.088, 8.095, 8.096, 8.094, 8.096, 8.097, 8.094, 8.097, 8.099, 8.097, 8.099, 8.099, 8.096]}], "layout": {"height": 800, "scene": {"xaxis": {"title": {"text": "UMAP 1"}}, "yaxis": {"title": {"text": "UMAP 2"}}, "zaxis": {"title": {"text": "UMAP 3"}}}, "title": {"text": "UMAP of temporal pred codes SimpleStories (colored by position)"}, "width": 1000}}
